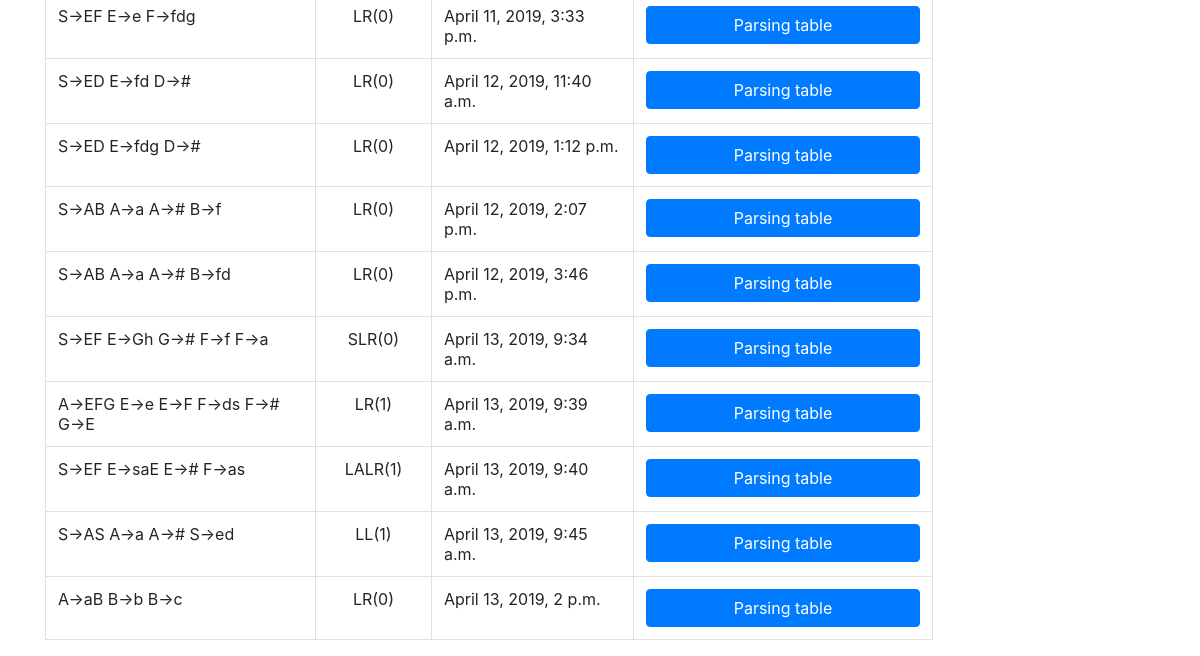
The page /user/ (signed in, lower part) on the database as committed earlier.
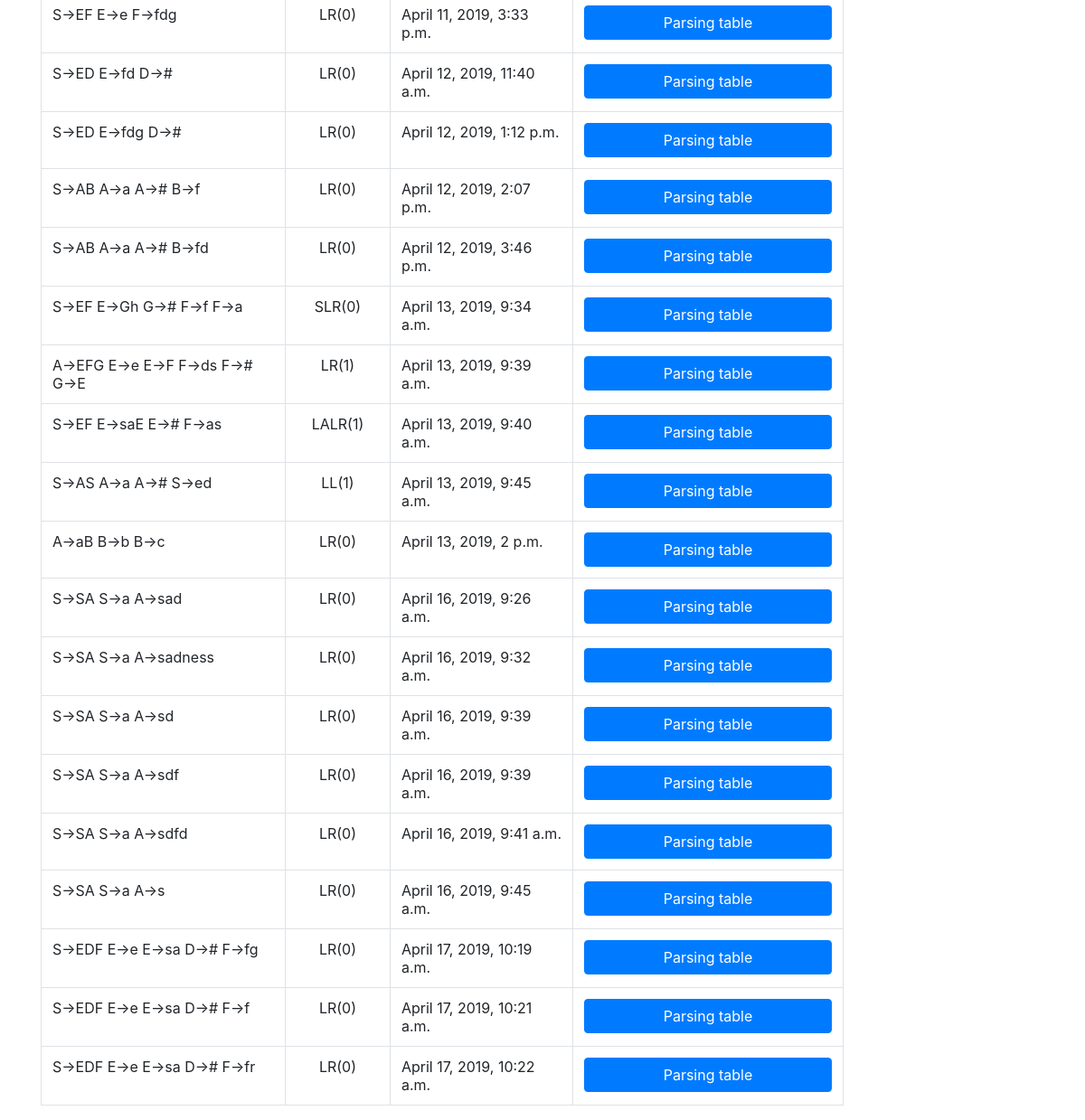
The same page on the database as committed later.
### main/models.py (models this page shows, shortened)
class Grammar(models.Model):
    grammar_productions = models.TextField()
    grammar_terminal_symbols = models.TextField()
    grammar_nonTerminal_symbols = models.TextField()
    grammar_first_set = models.TextField()
    grammar_follow_set = models.TextField()
    grammar_used_parser = models.CharField(max_length = 20)
    grammar_parsing_table_entries = models.TextField()
    grammar_user_submitter = models.ForeignKey(User, on_delete = models.CASCADE)
    grammar_timestamp = models.DateTimeField('Date submitted', default = timezone.now())

### main/views.py (the view)
# urls.py: path("user/", views.user_page, name = "user"),
def user_page(request):
    grammars_to_show = []
    for grammar_entry in Grammar.objects.all():
        if (grammar_entry.grammar_user_submitter == request.user):
            grammars_to_show.append(grammar_entry)
    return(render(request = request, template_name = "main/user_page.html", context = {"grammars": grammars_to_show}))

### main/templates/main/user_page.html (shortened to what this page needs)
{% extends "main/home.html" %}
{% load static %}
{% block content %}
    <br>
    <br>
    <table class="table table-bordered" style="width: 80%">
        {% for element in grammars %}
            <tr>
                <td>{{ element.grammar_productions }}</td>
                {% if element.grammar_used_parser == "lr0" %}
                    <td style="text-align: center;">LR(0)</td>
                {% elif element.grammar_used_parser == "slr0" %}
                    <td style="text-align: center;">SLR(0)</td>
                {% elif element.grammar_used_parser == "lr1" %}
                    <td style="text-align: center;">LR(1)</td>
                {% elif element.grammar_used_parser == "lalr1" %}
                    <td style="text-align: center;">LALR(1)</td>
                {% elif element.grammar_used_parser == "ll1" %}
                    <td style="text-align: center;">LL(1)</td>
                {% endif %}
                <td>{{ element.grammar_timestamp }}</td>
                <td><input class="btn btn-primary btn-user-page" value="Parsing table" onclick="window.location.href='/{{element.grammar_used_parser}}-parser/parsing-grammar-{{element.id}}/'"/></td>
            </tr>
        {% endfor %}
{% endblock %}

### main/templates/main/home.html (shortened to what this page needs)
{% load static %}
<html lang="en">
<head>
    <link rel="stylesheet" href="https://stackpath.bootstrapcdn.com/bootstrap/4.3.1/css/bootstrap.min.css">
    <link rel="stylesheet" href="https://use.fontawesome.com/releases/v5.8.1/css/all.css">
    <link rel="stylesheet" type="text/css" href="{% static 'css/style.css' %}">
</head>
<body>
    <div class="container">
        <br>
        {% block content %}
        {% endblock %}
    </div>
</body>

### main/static/css/style.css (style rules this page uses)
.btn-user-page { width: -webkit-fill-available; height: inherit; cursor: pointer; }

Rows that differ between the two databases and show on the page:
added Grammar: grammar_productions "S->SA S->a A->sad", grammar_used_parser "LR(0)", grammar_timestamp "April 16, 2019, 9:26 a.m."
added Grammar: grammar_productions "S->SA S->a A->sadness", grammar_used_parser "LR(0)", grammar_timestamp "April 16, 2019, 9:32 a.m."
added Grammar: grammar_productions "S->SA S->a A->sd", grammar_used_parser "LR(0)", grammar_timestamp "April 16, 2019, 9:39 a.m."
added Grammar: grammar_productions "S->SA S->a A->sdf", grammar_used_parser "LR(0)", grammar_timestamp "April 16, 2019, 9:39 a.m."
added Grammar: grammar_productions "S->SA S->a A->sdfd", grammar_used_parser "LR(0)", grammar_timestamp "April 16, 2019, 9:41 a.m."
added Grammar: grammar_productions "S->SA S->a A->s", grammar_used_parser "LR(0)", grammar_timestamp "April 16, 2019, 9:45 a.m."
added Grammar: grammar_productions "S->EDF E->e E->sa D-># F->fg", grammar_used_parser "LR(0)", grammar_timestamp "April 17, 2019, 10:19 a.m."
added Grammar: grammar_productions "S->EDF E->e E->sa D-># F->f", grammar_used_parser "LR(0)", grammar_timestamp "April 17, 2019, 10:21 a.m."
added Grammar: grammar_productions "S->EDF E->e E->sa D-># F->fr", grammar_used_parser "LR(0)", grammar_timestamp "April 17, 2019, 10:22 a.m."
